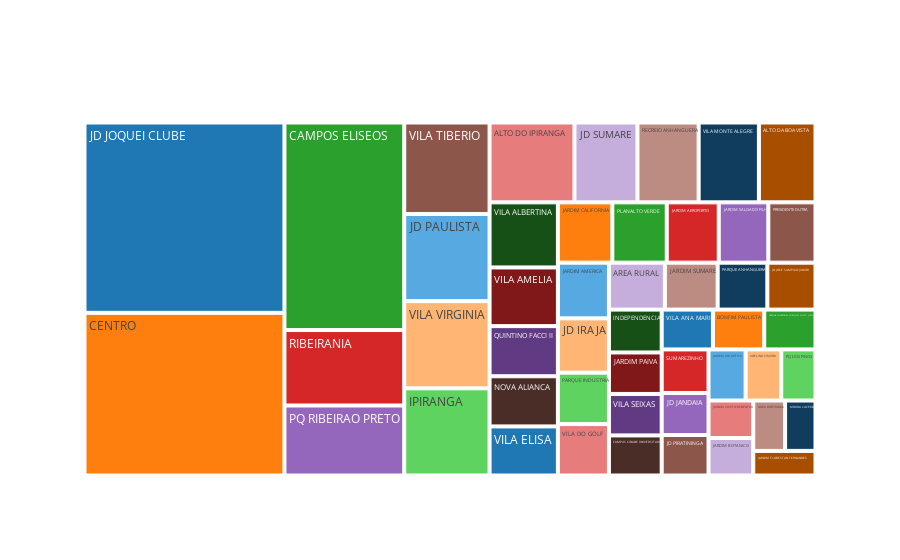

The cell this chart's notebook holds for it:
### Code cell
# Contar a quantidade de ocorrências por bairro
bairro_counts = dados23['BAIRRO'].value_counts().reset_index()
bairro_counts.columns = ['BAIRRO', 'counts']

# Remover valores ausentes, se houver
bairro_counts.dropna(subset=['counts'], inplace=True)

# Converter a coluna "counts" para tipo numérico, se possível
bairro_counts['counts'] = pd.to_numeric(bairro_counts['counts'], errors='coerce')

# Remover linhas com valores não numéricos
bairro_counts.dropna(subset=['counts'], inplace=True)

bairro_counts = bairro_counts[bairro_counts['counts']>20] # Maior que a media ou quartil...

# Criar o objeto Treemap
fig = go.Figure(go.Treemap(
    labels=bairro_counts['BAIRRO'],
    parents=[""] * len(bairro_counts),  # Todos os bairros são raízes
    values=bairro_counts['counts']
))

# Atualizar layout
fig.update_layout(
    # title='Ocorrências por Bairro',
    colorway=['#1f77b4', '#ff7f0e', '#2ca02c', '#d62728', '#9467bd', '#8c564b'],
)

# Exibir o gráfico
fig.show()

### Figure 1 — Plotly figure (JSON) as saved in the notebook; plotly's stock layout.template omitted (floating-point values rounded to 4 significant figures)
{"data": [{"labels": ["JD JOQUEI CLUBE", "CENTRO", "CAMPOS ELISEOS", "RIBEIRANIA", "PQ RIBEIRAO PRETO", "VILA TIBERIO", "JD PAULISTA", "VILA VIRGINIA", "IPIRANGA", "ALTO DO IPIRANGA", "JD SUMARE", "RECREIO ANHANGUERA", "VILA MONTE ALEGRE", "ALTO DA BOA VISTA", "VILA ALBERTINA", "VILA AMELIA", "QUINTINO FACCI II", "NOVA ALIANCA", "VILA ELISA", "JARDIM CALIFORNIA", "PLANALTO VERDE", "JARDIM AEROPORTO", "JARDIM SALGADO FILHO", "PRESIDENTE DUTRA", "JARDIM AMERICA", "JD IRAJA", "PARQUE INDUSTRIA", "VILA DO GOLF", "AREA RURAL", "JARDIM SUMARE", "PARQUE ANHANGUERA", "JD JOSE SAMPAIO JUNIOR", "INDEPENDENCIA", "JARDIM PAIVA", "VILA SEIXAS", "CAMPUS CIDADE UNIVERSITARIA", "VILA ANA MARIA", "BONFIM PAULISTA", "PARQUE INDUSTRIAL CORONEL QUITO JUNQUEIRA", "SUMAREZINHO", "JD JANDAIA", "JD PIRATININGA", "JARDIM ANTARTICA", "ADELINO SIMIONI", "PQ DOS PINOS", "JARDIM CRISTO REDENTOR", "JARDIM BOTANICO", "NOVA RIBEIRANIA", "MOURA LACERDA", "JARDIM FLORESTAN FERNANDES"], "parents": ["", "", "", "", "", "", "", "", "", "", "", "", "", "", "", "", "", "", "", "", "", "", "", "", "", "", "", "", "", "", "", "", "", "", "", "", "", "", "", "", "", "", "", "", "", "", "", "", "", ""], "type": "treemap", "values": [522, 446, 341, 124, 115, 107, 102, 102, 102, 93, 69, 67, 66, 62, 61, 55, 47, 47, 46, 45, 45, 43, 41, 39, 39, 38, 36, 36, 36, 34, 32, 31, 31, 30, 30, 29, 28, 28, 28, 28, 27, 26, 26, 25, 24, 23, 23, 22, 21, 21]}], "layout": {"colorway": ["#1f77b4", "#ff7f0e", "#2ca02c", "#d62728", "#9467bd", "#8c564b"]}}
